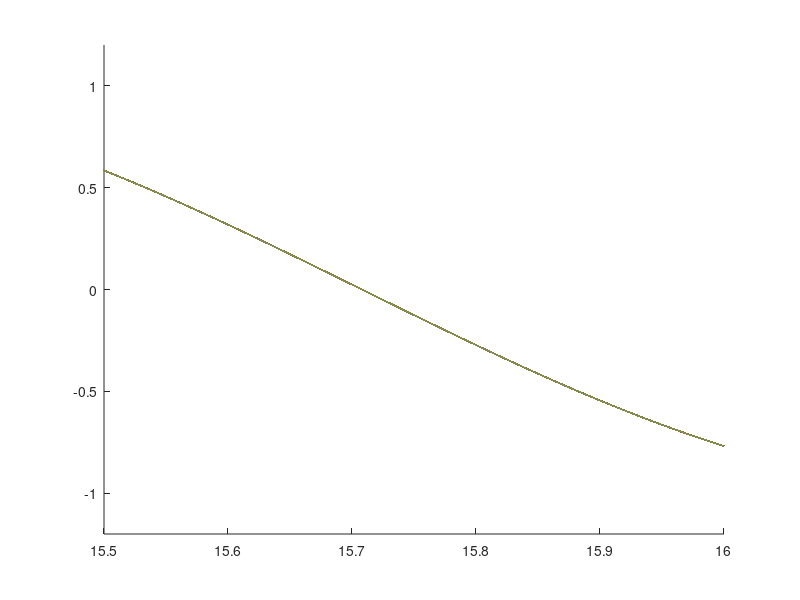

The MATLAB source for this figure: (Note: this script raises an error after producing the figure.)
clear all;clc


x=[0:.01:16]
y=sin(3*x)
figure(1);hold all
Dx=50;y1=-1.2;y2=1.2;
for n=1:1:numel(x)
      plot(x,y);axis([x(n) x(n+Dx) y1 y2]);drawnow
end